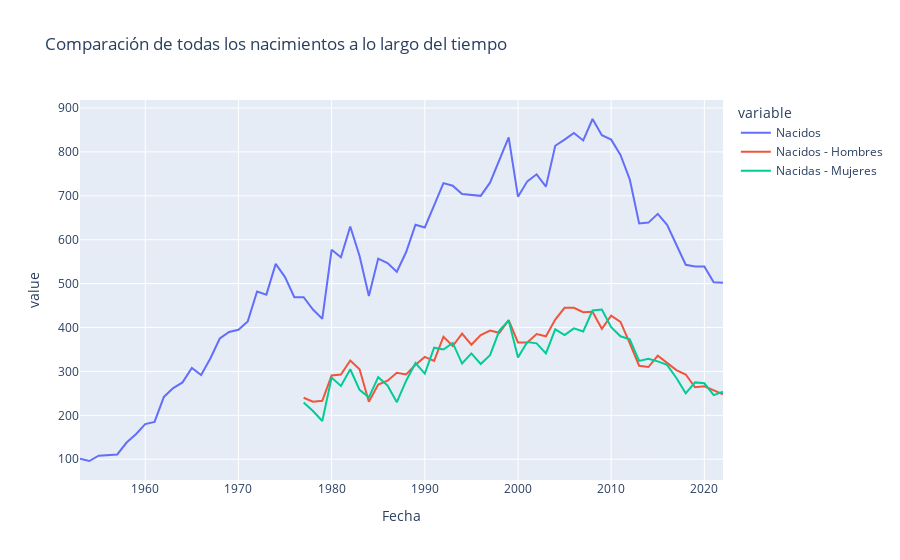

This figure's notebook cell:
### Code cell
import plotly.express as px

# Supongamos que tu DataFrame se llama df

# Crear el gráfico de líneas interactivo
fig_line = px.line(dataframe, x='Fecha', y=dataframe.columns[1:], # Tomando las columnas desde la tercera en adelante
                   title='Comparación de todas los nacimientos a lo largo del tiempo')

# Mostrar el gráfico
fig_line.show()

### Figure 1 — Plotly figure (JSON) as saved in the notebook; plotly's stock layout.template omitted (floating-point values rounded to 4 significant figures)
{"data": [{"hovertemplate": "variable=Nacidos<br>Fecha=%{x}<br>value=%{y}<extra></extra>", "legendgroup": "Nacidos", "line": {"color": "#636efa", "dash": "solid"}, "marker": {"symbol": "circle"}, "mode": "lines", "name": "Nacidos", "orientation": "v", "showlegend": true, "type": "scatter", "x": [2022, 2021, 2020, 2019, 2018, 2017, 2016, 2015, 2014, 2013, 2012, 2011, 2010, 2009, 2008, 2007, 2006, 2005, 2004, 2003, 2002, 2001, 2000, 1999, 1998, 1997, 1996, 1995, 1994, 1993, 1992, 1991, 1990, 1989, 1988, 1987, 1986, 1985, 1984, 1983, 1982, 1981, 1980, 1979, 1978, 1977, 1976, 1975, 1974, 1973, 1972, 1971, 1970, 1969, 1968, 1967, 1966, 1965, 1964, 1963, 1962, 1961, 1960, 1959, 1958, 1957, 1956, 1955, 1954, 1953], "xaxis": "x", "y": [502, 503, 539, 539, 543, 588, 634, 659, 639, 637, 737, 793, 828, 838, 875, 826, 843, 828, 814, 721, 749, 733, 698, 833, 781, 730, 700, 702, 704, 723, 729, 678, 628, 634, 572, 527, 547, 557, 472, 563, 630, 560, 577, 420, 441, 469, 469, 515, 545, 475, 482, 414, 395, 390, 375, 330, 292, 308, 275, 262, 242, 185, 180, 157, 138, 111, 110, 108, 96, 101], "yaxis": "y"}, {"hovertemplate": "variable=Nacidos - Hombres<br>Fecha=%{x}<br>value=%{y}<extra></extra>", "legendgroup": "Nacidos - Hombres", "line": {"color": "#EF553B", "dash": "solid"}, "marker": {"symbol": "circle"}, "mode": "lines", "name": "Nacidos - Hombres", "orientation": "v", "showlegend": true, "type": "scatter", "x": [2022, 2021, 2020, 2019, 2018, 2017, 2016, 2015, 2014, 2013, 2012, 2011, 2010, 2009, 2008, 2007, 2006, 2005, 2004, 2003, 2002, 2001, 2000, 1999, 1998, 1997, 1996, 1995, 1994, 1993, 1992, 1991, 1990, 1989, 1988, 1987, 1986, 1985, 1984, 1983, 1982, 1981, 1980, 1979, 1978, 1977, 1976, 1975, 1974, 1973, 1972, 1971, 1970, 1969, 1968, 1967, 1966, 1965, 1964, 1963, 1962, 1961, 1960, 1959, 1958, 1957, 1956, 1955, 1954, 1953], "xaxis": "x", "y": [248, 257, 266, 264, 293, 303, 319, 336, 310, 313, 364, 413, 427, 397, 436, 435, 445, 445, 418, 380, 385, 366, 366, 417, 388, 393, 383, 361, 386, 358, 379, 324, 333, 315, 293, 297, 279, 270, 231, 305, 325, 293, 291, 233, 231, 240, null, null, null, null, null, null, null, null, null, null, null, null, null, null, null, null, null, null, null, null, null, null, null, null], "yaxis": "y"}, {"hovertemplate": "variable=Nacidas - Mujeres<br>Fecha=%{x}<br>value=%{y}<extra></extra>", "legendgroup": "Nacidas - Mujeres", "line": {"color": "#00cc96", "dash": "solid"}, "marker": {"symbol": "circle"}, "mode": "lines", "name": "Nacidas - Mujeres", "orientation": "v", "showlegend": true, "type": "scatter", "x": [2022, 2021, 2020, 2019, 2018, 2017, 2016, 2015, 2014, 2013, 2012, 2011, 2010, 2009, 2008, 2007, 2006, 2005, 2004, 2003, 2002, 2001, 2000, 1999, 1998, 1997, 1996, 1995, 1994, 1993, 1992, 1991, 1990, 1989, 1988, 1987, 1986, 1985, 1984, 1983, 1982, 1981, 1980, 1979, 1978, 1977, 1976, 1975, 1974, 1973, 1972, 1971, 1970, 1969, 1968, 1967, 1966, 1965, 1964, 1963, 1962, 1961, 1960, 1959, 1958, 1957, 1956, 1955, 1954, 1953], "xaxis": "x", "y": [254, 246, 273, 275, 250, 285, 315, 323, 329, 324, 373, 380, 401, 441, 439, 391, 398, 383, 396, 341, 364, 367, 332, 416, 393, 337, 317, 341, 318, 365, 350, 354, 295, 319, 279, 230, 268, 287, 241, 258, 305, 267, 286, 187, 210, 229, null, null, null, null, null, null, null, null, null, null, null, null, null, null, null, null, null, null, null, null, null, null, null, null], "yaxis": "y"}], "layout": {"legend": {"title": {"text": "variable"}, "tracegroupgap": 0}, "title": {"text": "Comparación de todas los nacimientos a lo largo del tiempo"}, "xaxis": {"anchor": "y", "domain": [0, 1], "title": {"text": "Fecha"}}, "yaxis": {"anchor": "x", "domain": [0, 1], "title": {"text": "value"}}}}
